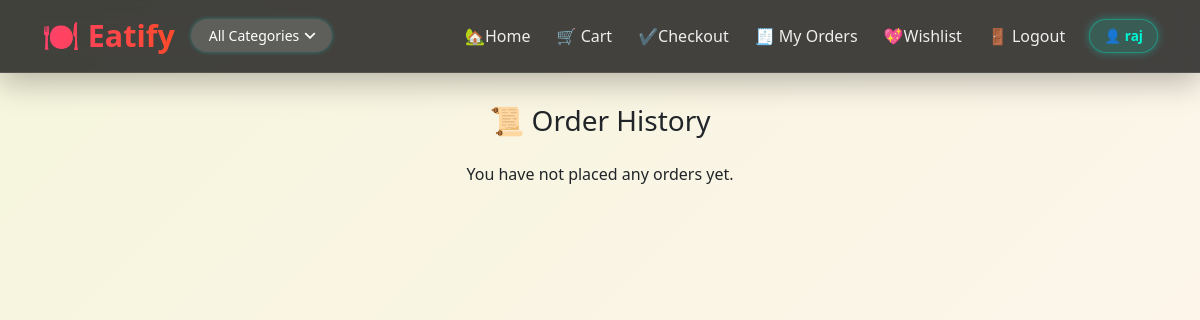
Before: /order-history/ (signed in) with the older database file.
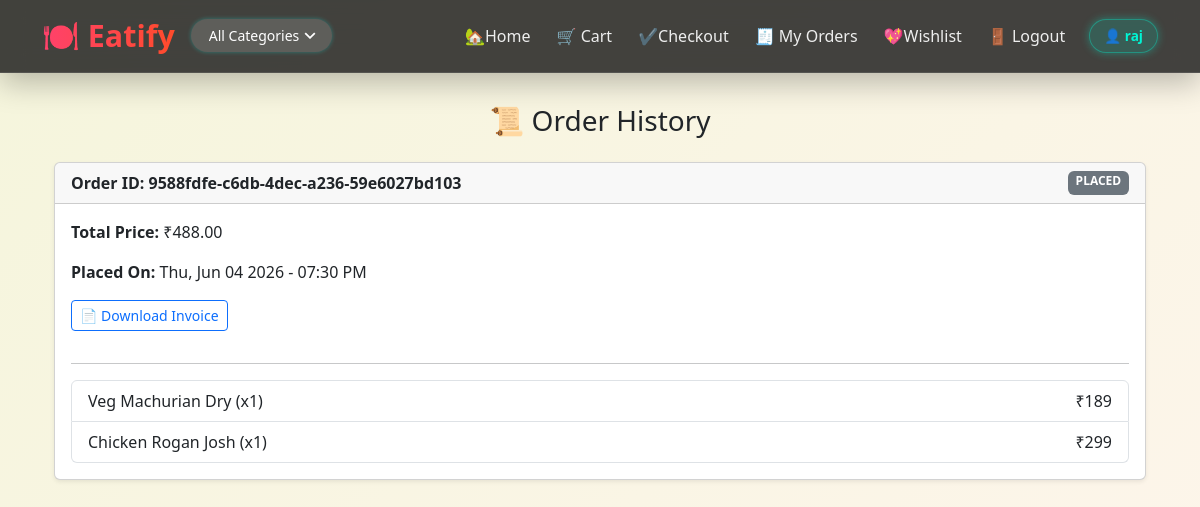
After: the same page with the newer database file.
### Eatify/models.py (models this page shows, shortened)
class BaseModel(models.Model):
    uid = models.UUIDField(default=uuid.uuid4, editable=False, primary_key=True)
    created_at = models.DateTimeField(auto_now_add=True)
    update_at = models.DateTimeField(auto_now=True)
    class Meta:
        abstract = True

class Order(BaseModel):
    user = models.ForeignKey(User, on_delete=models.CASCADE)
    address = models.ForeignKey('Address', on_delete=models.SET_NULL, null=True, blank=True)  # 👈 Add this line
    total_price = models.DecimalField(max_digits=10, decimal_places=2)
    is_paid = models.BooleanField(default=False)
    phone = models.CharField(max_length=15, null=True, blank=True)
    status = models.CharField(
        max_length=50, choices=(
            ("PENDING", "Pending"),
            ("CONFIRMED", "Confirmed"),
            ("DELIVERED", "Delivered"),
            ("CANCELLED", "Cancelled")
        ), default="PENDING"
    )

class OrderItem(BaseModel):
    order = models.ForeignKey(Order, on_delete=models.CASCADE, related_name="items")
    food = models.ForeignKey(Food, on_delete=models.CASCADE)
    quantity = models.PositiveIntegerField()
    price = models.IntegerField()

class Food(BaseModel):
    category = models.ForeignKey(Category, on_delete=models.CASCADE, related_name='foods')
    food_name = models.CharField(max_length=100)
    food_slug = models.SlugField(unique=True)
    food_description = models.TextField()
    food_price = models.IntegerField(default=0)
    food_demo_price = models.IntegerField(default=0)
    quantity = models.CharField(max_length=50, null=True, blank=True)

### Eatify/views.py (the view)
# urls.py: path('order-history/', order_history, name='order_history'),
@login_required
def order_history(request):
    orders = Order.objects.filter(user=request.user).order_by('-created_at')
    return render(request, 'order_history.html', {'orders': orders})

### Eatify/templatetags/custom_filters.py (called while the page is built)
@register.filter
def multiply(value, arg):
    return value * arg

### Eatify/templates/order_history.html (shortened to what this page needs)
{% extends 'eatifybase.html' %}
{% load custom_filters %}
{% block content %}
<div class="container my-4">
    <h3 class="text-center mb-4">📜 Order History</h3>
    {% if orders %}
        {% for order in orders %}
            <div class="card mb-4 shadow-sm">
                <div class="card-header d-flex justify-content-between">
                    <strong>Order ID: {{ order.uid }}</strong>
                    <span class="badge
                    {% if order.status == 'PENDING' %} bg-warning text-dark
                    {% elif order.status == 'CONFIRMED' %} bg-primary
                    {% elif order.status == 'DELIVERED' %} bg-success
                    {% elif order.status == 'CANCELLED' %} bg-danger
                    {% else %} bg-secondary
                    {% endif %}
                ">
                    {{ order.status }}
                </span>                </div>
                <div class="card-body">
                    <p><strong>Total Price:</strong> ₹{{ order.total_price }}</p>
<p><strong>Placed On:</strong> {{ order.created_at|date:"D, M d Y - h:i A" }}</p>
<a href="{% url 'download_invoice' order.uid %}"
   class="btn btn-outline-primary btn-sm mb-3">
    📄 Download Invoice
</a>
<hr>
                    <ul class="list-group">
                        {% for item in order.items.all %}
                            <li class="list-group-item d-flex justify-content-between">
                                {{ item.food.food_name }} (x{{ item.quantity }})
                                <span>₹{{ item.price|multiply:item.quantity }}</span>
                            </li>
                        {% endfor %}
                    </ul>
                </div>
            </div>
        {% endfor %}
    {% else %}
        <p class="text-center">You have not placed any orders yet.</p>
    {% endif %}
</div>
{% endblock %}

Changed rows visible on the page:
added Order: uid "9588fdfe-c6db-4dec-a236-59e6027bd103", status "PLACED", total_price "488.00", created_at "Thu, Jun 04 2026 - 07:30 PM"
added OrderItem: food.food_name "Veg Machurian Dry", quantity "1", price|multiply "189"
added OrderItem: food.food_name "Chicken Rogan Josh", quantity "1", price|multiply "299"
Other visible differences:
text no longer shown: "You have not placed any orders yet."
